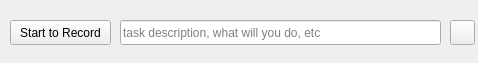
<?xml version="1.0" encoding="UTF-8"?>
<ui version="4.0">
 <class>PortalClass</class>
 <widget class="QMainWindow" name="PortalClass">
  <property name="geometry">
   <rect>
    <x>0</x>
    <y>0</y>
    <width>478</width>
    <height>63</height>
   </rect>
  </property>
  <property name="windowTitle">
   <string>Data Collector</string>
  </property>
  <widget class="QWidget" name="centralWidget">
   <widget class="QPushButton" name="startBtn">
    <property name="geometry">
     <rect>
      <x>10</x>
      <y>20</y>
      <width>101</width>
      <height>25</height>
     </rect>
    </property>
    <property name="text">
     <string>Start to Record</string>
    </property>
   </widget>
   <widget class="QLineEdit" name="descEdit">
    <property name="geometry">
     <rect>
      <x>120</x>
      <y>20</y>
      <width>321</width>
      <height>25</height>
     </rect>
    </property>
    <property name="placeholderText">
     <string>task description, what will you do, etc</string>
    </property>
   </widget>
   <widget class="QPushButton" name="configBtn">
    <property name="geometry">
     <rect>
      <x>450</x>
      <y>20</y>
      <width>25</width>
      <height>25</height>
     </rect>
    </property>
    <property name="text">
     <string/>
    </property>
    <property name="icon">
     <iconset>
      <normaloff>../../ActivityTracker/src/icons/setting.png</normaloff>../../ActivityTracker/src/icons/setting.png</iconset>
    </property>
   </widget>
  </widget>
 </widget>
 <layoutdefault spacing="6" margin="11"/>
 <resources>
  <include location="portal.qrc"/>
 </resources>
 <connections/>
</ui>
